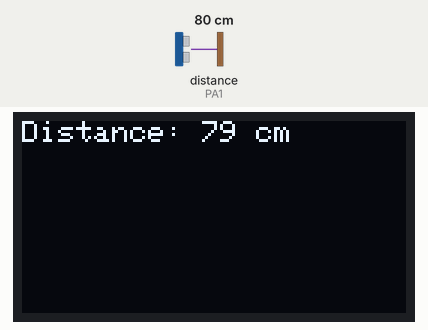
The sketch below on a simulated STM32 Blue Pill. Shown: 128×64 one-colour display. Wiring (inferred from the names in the program): ultrasonic range finder: trigger PA0; echo PA1. Inputs (shaded band) come from the test bench; at power-on: distance to the obstacle (sensor on PA1) 80 cm. The echo pulse lasts 58.3 µs per cm.

Above: at 3.2 s.
3.3 s: distance to the obstacle (sensor on PA1) set to 2 cm
At 5.3 s:
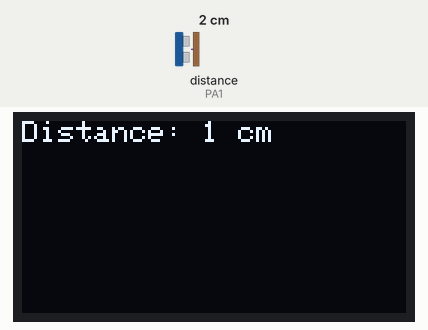
5.6 s: distance to the obstacle (sensor on PA1) set to 4 cm
At 7.3 s:
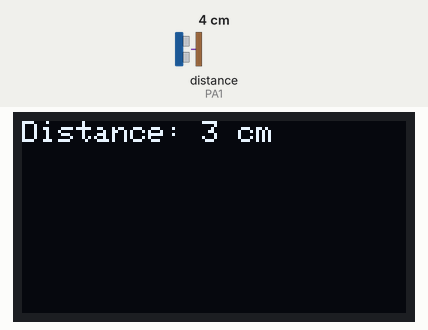
7.6 s: distance to the obstacle (sensor on PA1) set to 9 cm
Timing chart, 0 to 10.6 s (numbered marks = the images above; inputs shaded):
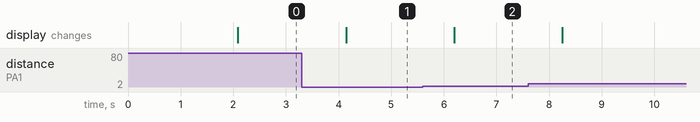

Measured:
- after the input at 3.3 s, the display: changes after 0.84 s (image 1)
- after the input at 5.6 s, the display: changes after 0.60 s (image 2)

The sketch:

OLED_Ultrasonic.ino
```cpp
#include <Wire.h>
#include <Adafruit_GFX.h>
#include <Adafruit_SSD1306.h>

// Define pins for the ultrasonic sensor
const int trigPin = PA0;  // Trig pin connected to PB5
const int echoPin = PA1;  // Echo pin connected to PB4

// Variables for ultrasonic sensor
long duration;
int distance;

// Initialize the OLED display
#define SCREEN_WIDTH 128 // OLED display width, in pixels
#define SCREEN_HEIGHT 64  // OLED display height, in pixels
Adafruit_SSD1306 display(SCREEN_WIDTH, SCREEN_HEIGHT, &Wire, -1); // -1 for reset pin

void setup() {
  // Set up ultrasonic sensor pins
  pinMode(trigPin, OUTPUT); // Set trigPin as an Output
  pinMode(echoPin, INPUT);  // Set echoPin as an Input

  // Initialize Serial communication for debugging
  Serial.begin(9600);

  // Initialize the OLED
  display.begin(SSD1306_SWITCHCAPVCC, 0x3C); // I2C address 0x3C
  display.clearDisplay();
  display.setTextSize(1);      // Normal 1:1 pixel scale
  display.setTextColor(SSD1306_WHITE); // Draw white text
  display.setCursor(0, 0);     // Start at top-left corner
  display.println("Distance Sensor");
  display.display();
  delay(2000); // Display welcome message for 2 seconds
  display.clearDisplay(); // Clear the display after the welcome message
}

void loop() {
  // Clear the trigPin
  digitalWrite(trigPin, LOW);
  delayMicroseconds(2);

  // Send a 10-microsecond pulse to the trigPin
  digitalWrite(trigPin, HIGH);
  delayMicroseconds(10);
  digitalWrite(trigPin, LOW);

  // Read the echoPin and calculate the time taken for the pulse
  duration = pulseIn(echoPin, HIGH, 30000); // 30ms timeout

  // Check if the duration is valid
  if (duration == 0) {
    display.clearDisplay(); // Clear the display
    display.setCursor(0, 0); // Set cursor to the top-left corner
    display.println("Sensor not detected");
    display.display(); // Update the display
  } else {
    // Calculate the distance (duration * speed of sound / 2)
    distance = duration * 0.034 / 2;

    // Display the distance on the OLED
    display.clearDisplay(); // Clear the display
    display.setCursor(0, 0); // Set cursor to the top-left corner
    display.print("Distance: ");
    display.print(distance);
    display.println(" cm");
    display.display(); // Update the display
  }

  delay(1000); // Update every second
}
```
